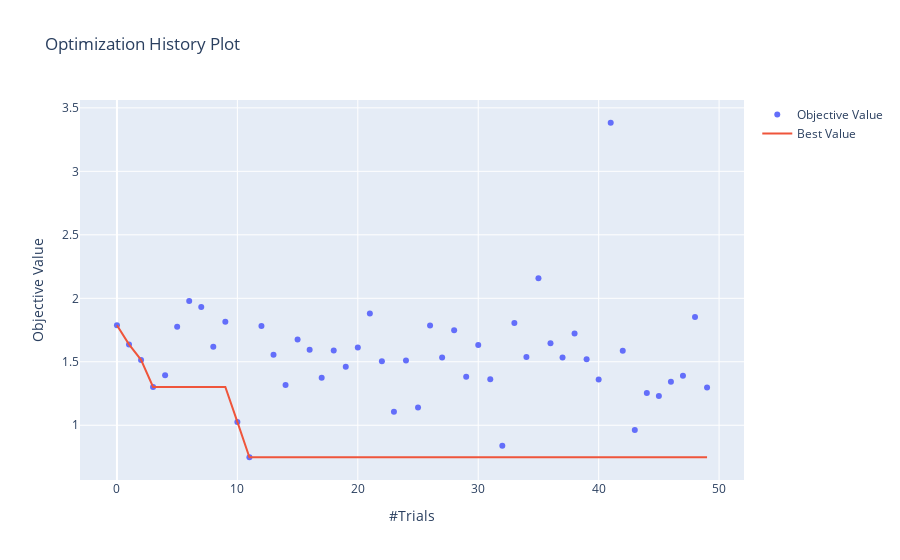

Source (notebook cell):
### Code cell
optuna.visualization.plot_optimization_history(cnn_study)

### Figure 1 — Plotly figure (JSON) as saved in the notebook; plotly's stock layout.template omitted (floating-point values rounded to 4 significant figures)
{"data": [{"mode": "markers", "name": "Objective Value", "type": "scatter", "x": [0, 1, 2, 3, 4, 5, 6, 7, 8, 9, 10, 11, 12, 13, 14, 15, 16, 17, 18, 19, 20, 21, 22, 23, 24, 25, 26, 27, 28, 29, 30, 31, 32, 33, 34, 35, 36, 37, 38, 39, 40, 41, 42, 43, 44, 45, 46, 47, 48, 49], "y": [1.788, 1.637, 1.515, 1.302, 1.394, 1.776, 1.979, 1.932, 1.618, 1.816, 1.026, 0.748, 1.781, 1.556, 1.316, 1.676, 1.595, 1.374, 1.59, 1.46, 1.612, 1.88, 1.504, 1.107, 1.509, 1.14, 1.786, 1.534, 1.748, 1.383, 1.632, 1.362, 0.8387, 1.806, 1.538, 2.158, 1.645, 1.533, 1.722, 1.52, 1.36, 3.383, 1.587, 0.9634, 1.254, 1.23, 1.342, 1.39, 1.852, 1.298]}, {"name": "Best Value", "type": "scatter", "x": [0, 1, 2, 3, 4, 5, 6, 7, 8, 9, 10, 11, 12, 13, 14, 15, 16, 17, 18, 19, 20, 21, 22, 23, 24, 25, 26, 27, 28, 29, 30, 31, 32, 33, 34, 35, 36, 37, 38, 39, 40, 41, 42, 43, 44, 45, 46, 47, 48, 49], "y": [1.788, 1.637, 1.515, 1.302, 1.302, 1.302, 1.302, 1.302, 1.302, 1.302, 1.026, 0.748, 0.748, 0.748, 0.748, 0.748, 0.748, 0.748, 0.748, 0.748, 0.748, 0.748, 0.748, 0.748, 0.748, 0.748, 0.748, 0.748, 0.748, 0.748, 0.748, 0.748, 0.748, 0.748, 0.748, 0.748, 0.748, 0.748, 0.748, 0.748, 0.748, 0.748, 0.748, 0.748, 0.748, 0.748, 0.748, 0.748, 0.748, 0.748]}], "layout": {"autosize": true, "title": {"text": "Optimization History Plot"}, "xaxis": {"autorange": true, "range": [-3.033, 52.03], "title": {"text": "#Trials"}, "type": "linear"}, "yaxis": {"autorange": true, "range": [0.5306, 3.6], "title": {"text": "Objective Value"}, "type": "linear"}}}
